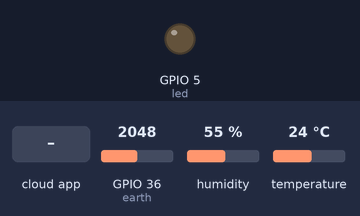
Bench run of a sketch on a simulated ESP32. Shown: output pins drawn as LEDs (lit = HIGH). The inputs (shaded band) are chosen by the test bench; at power-on: GPIO 36 (earth) = 2048, humidity 55 %, temperature 24 °C. WiFi joins after 1.5 s; servers stay silent unless stated; the Firebase database answers and starts empty; what the sketch prints to the serial monitor is not drawn.

Above: at 4.7 s.
4.8 s: the phone or cloud app sets led to 1
At 8.9 s:
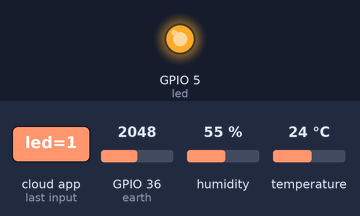
10.7 s: the phone or cloud app sets led to 0
At 14.8 s:
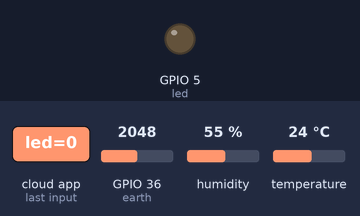
Timing chart, 0 to 16.3 s (numbered marks = the images above; inputs shaded):
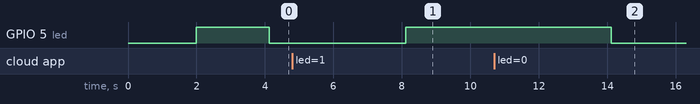

The sketch:

NhatHoang.ino
```cpp
//#include <Arduino.h>
#include <WiFi.h>
#include <Firebase_ESP_Client.h>
#include <DHTesp.h>

#define DHTPIN 26
#define DHTTYPE DHT11

//Provide the token generation process info.
#include "addons/TokenHelper.h"
//Provide the RTDB payload printing info and other helper functions.
#include "addons/RTDBHelper.h"

// Insert your RTDB URL
#define DATABASE_URL "https://my1stproject-90f1d-default-rtdb.asia-southeast1.firebasedatabase.app/"
// Insert Firebase Database secret
#define API_KEY "AIzaSyA1nEnctqYTCbBIuVKwtR-tGKQeGJFpGp8"
// Insert your network credentials
#define WIFI_SSID "hoang123"
#define WIFI_PASSWORD "hoangvodich"

//Declares Variables
FirebaseData fbdo;

FirebaseAuth auth;
FirebaseConfig config;
bool signupOK = false;
unsigned long sendDataPrevMillis = 0;
unsigned long sensorReadInterval = 2000; // Interval for reading sensors (2 seconds)
unsigned long firebaseUpdateInterval = 2000;
int fireStatus;       // led status received from firebase
int led = 5;  // Number of GPIO that is connected to LED
int earth = 36;  // vp ,+vin
DHTesp dht;
String path = "led/"; // path to LED on firebase Database
String path1 = "Earth/";
String path2 = "Humi/";
String path3 = "Temp/";
void setup()
{
  Serial.begin(9600);
  delay(2000);
  pinMode(led, OUTPUT);
  pinMode(earth, INPUT_PULLUP);
  dht.setup(DHTPIN, DHTesp::DHTTYPE);
  digitalWrite(led, HIGH);     // make external led OFF
  WiFi.begin(WIFI_SSID, WIFI_PASSWORD);
  Serial.print("Connecting to ");
  Serial.print(WIFI_SSID);
  while (WiFi.status() != WL_CONNECTED)
  {
    Serial.print(".");
    delay(500);
  }

  Serial.println();
  Serial.print("Connected to ");
  Serial.println(WIFI_SSID);
  config.api_key = API_KEY;

  /* Assign the RTDB URL (required) */
  config.database_url = DATABASE_URL;

  /* Sign up */
  if (Firebase.signUp(&config, &auth, "", "")){
    Serial.println("ok");
    signupOK = true;
  }
  else{
    Serial.printf("%s\n", config.signer.signupError.message.c_str());
  }

  /* Assign the callback function for the long running token generation task */
  config.token_status_callback = tokenStatusCallback; //see addons/TokenHelper.h

  Firebase.begin(&config, &auth);
  Firebase.reconnectWiFi(true);
}

void loop()
{
  static unsigned long lastSensorReadTime = 0;
  static unsigned long lastFirebaseUpdateTime = 0;
  if (millis() - lastSensorReadTime > sensorReadInterval) {
    lastSensorReadTime = millis();
    int t = dht.getTemperature();
    int h = dht.getHumidity();
    if(t>200){
      t=200;
      h=200;
      Serial.println("Lỗi đọc dữ liệu dht11");
    }
    else{
      Serial.print("Nhiệt độ: ");
      Serial.print(t);
      Serial.println("độ C");
      Serial.print("Độ ẩm: ");
      Serial.print(h);
      Serial.println("%");
    }

    int valueAm = analogRead(earth);
    int percent = (100-((valueAm/4095.00)*100));
    if(isnan(valueAm)){
      percent=200;
      Serial.println("Lỗi đọc cảm biến độ ẩm đất.");
    }
    else{
      Serial.print("Do am: ");
      Serial.print(percent);
      Serial.println("%");
    }

    if (Firebase.ready() && signupOK && (millis() - lastFirebaseUpdateTime > firebaseUpdateInterval || lastFirebaseUpdateTime == 0)) {
      lastFirebaseUpdateTime = millis();
      if(Firebase.RTDB.setInt(&fbdo,path1,percent)){
        Serial.println("Đã gửi giá trị độ ẩm đất lên.");
      }
      else{
        Serial.println("Lỗi ghi dữ liệu độ ẩm đất.");
        Serial.println(fbdo.errorReason());
      }
      if(Firebase.RTDB.setInt(&fbdo,path3,t)){
        Serial.println("Đã gửi giá trị nhiệt độ lên.");
      }
      else{
        Serial.println("Lỗi ghi dữ liệu nhiệt độ.");
        Serial.println(fbdo.errorReason());
      }
      if(Firebase.RTDB.setInt(&fbdo,path2,h)){
        Serial.println("Đã gửi giá trị độ ẩm lên.");
      }
      else{
        Serial.println("Lỗi ghi dữ liệu độ ẩm.");
        Serial.println(fbdo.errorReason());
      }
      // Write an Int number on the database path test/int
      if (Firebase.RTDB.getInt(&fbdo, path)) {
        int fireStatus = fbdo.intData(); // Lấy giá trị trạng thái
        Serial.print("Trạng thái LED từ Firebase: ");
        Serial.println(fireStatus);

        // Thay đổi trạng thái LED dựa trên Firebase
        if (fireStatus == 0) {
          digitalWrite(led, LOW); // Bật LED
          Serial.println("LED tắt");
        } else if (fireStatus == 1) {
          digitalWrite(led, HIGH); // Tắt LED
          Serial.println("LED bật");
        }
      } else {
        Serial.print("Lỗi đọc dữ liệu: ");
        Serial.println(fbdo.errorReason());
      }
    }
  }
}
```

Measured:
- after the input at 4.8 s, GPIO 5 (led): LOW → HIGH after 3.3 s
- after the input at 10.7 s, GPIO 5 (led): HIGH → LOW after 3.4 s
